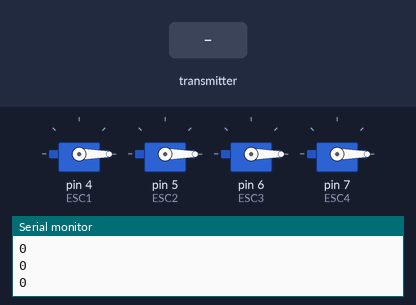
A sketch run on a simulated Arduino Uno, built with avr-gcc and run on an emulated ATmega328P. On the bench: 4 × servo, the last lines printed to the serial monitor. The inputs (shaded band) are chosen by the test bench. No radio packets arrive unless stated.

Above: at 1.2 s.
1.3 s: the transmitter starts sending ch1 = 0
At 2.3 s:
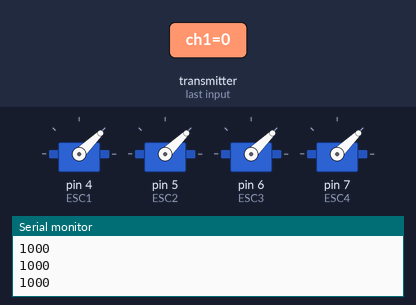
2.8 s: the transmitter starts sending ch3 = 64
At 3.6 s:
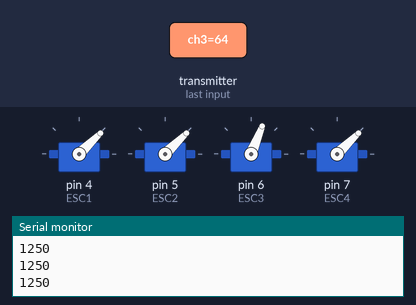
4.3 s: the transmitter starts sending ch2 = 64
At 4.6 s:
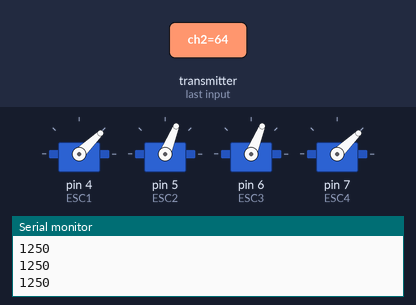
5.8 s: the transmitter starts sending ch4 = 64
At 6.9 s:
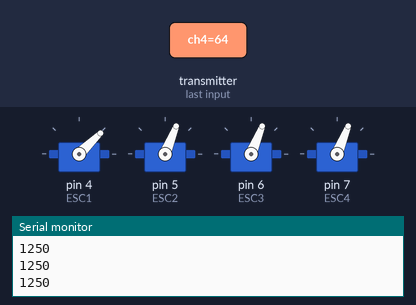
7.3 s: the transmitter starts sending ch3 = 0
At 8.2 s:
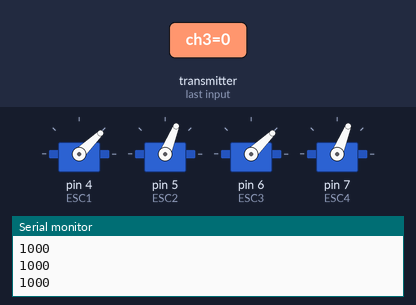
8.8 s: the transmitter starts sending ch1 = 64
At 9.2 s:
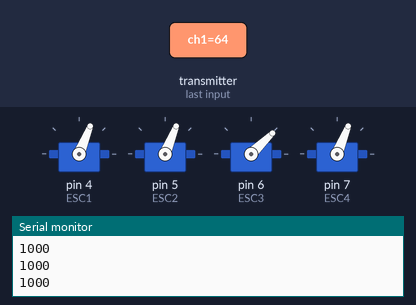
Timing chart, 0 to 11.3 s (numbered marks = the images above; inputs shaded):
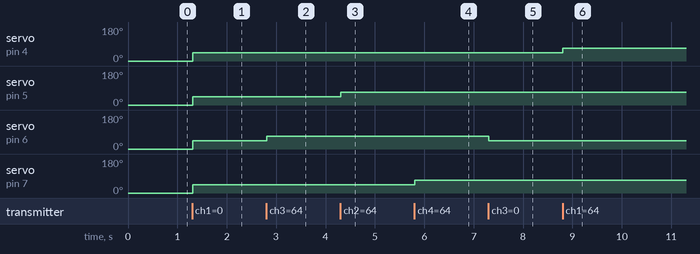

Measured:
- after the input at 1.3 s, servo on pin 4 (ESC1), servo on pin 5 (ESC2), servo on pin 6 (ESC3), servo on pin 7 (ESC4): 0° → 44° at once
- after the input at 2.8 s, servo on pin 6 (ESC3): 44° → 68° at once
- after the input at 4.3 s, servo on pin 5 (ESC2): 44° → 68° at once
- after the input at 5.8 s, servo on pin 7 (ESC4): 44° → 68° at once
- after the input at 7.3 s, servo on pin 6 (ESC3): 68° → 44° at once
- after the input at 8.8 s, servo on pin 4 (ESC1): 44° → 68° at once

The sketch:

Receiver.ino
```cpp
#include <SPI.h>
#include <nRF24L01.h>
#include <RF24.h>
#include <Servo.h>

Servo ESC1 ;
Servo ESC2 ;
Servo ESC3 ;
Servo ESC4 ;
int input_1 , input_2 , input_3 , input_4 ;
RF24 radio(9,10); //CE , CSN
const uint64_t diachi = 0xF9E8F0F0E1LL ; //địa chỉ truyền
struct data_receiver
{
  byte ch1 ;
  byte ch2 ;
  byte ch3 ;
  byte ch4 ;
};
data_receiver data ;

void setup() {
  Serial.begin(9600) ;
  if (!radio.begin())
    Serial.println("Module chưa khởi động") ;

  radio.openReadingPipe(1,diachi) ;
  radio.setPALevel(RF24_PA_MIN) ;
  radio.setChannel(80) ;
  radio.setDataRate(RF24_250KBPS) ;
  radio.startListening() ;
  if (!radio.available())
    Serial.println("chờ kết nối") ;
  ESC1.attach(4) ;
  ESC2.attach(5) ;
  ESC3.attach(6) ;
  ESC4.attach(7) ;

  data.ch1 = 127 ; //reset gía trị của joystick
  data.ch2 = 127 ;
  data.ch3 = 127 ;
  data.ch4 = 127 ;
}

void loop() {
  // put your main code here, to run repeatedly:
  if (radio.available()) //check xem có data gửi đến k
  {
    radio.read(&data , sizeof(data_receiver)) ; //đọc data từ bộ nhớ đệm NRF
    input_1 = map(data.ch1 , 0 , 255 , 1000 , 2000) ;
    input_2 = map(data.ch2 , 0 , 255 , 1000 , 2000) ;
    input_3 = map(data.ch3 , 0 , 255 , 1000 , 2000) ;
    input_4 = map(data.ch4 , 0 , 255 , 1000 , 2000) ;
  }
  Serial.println(input_3) ;
  ESC1.writeMicroseconds(input_1) ;
  ESC2.writeMicroseconds(input_2) ;
  ESC3.writeMicroseconds(input_3) ;
  ESC4.writeMicroseconds(input_4) ;
}
```
